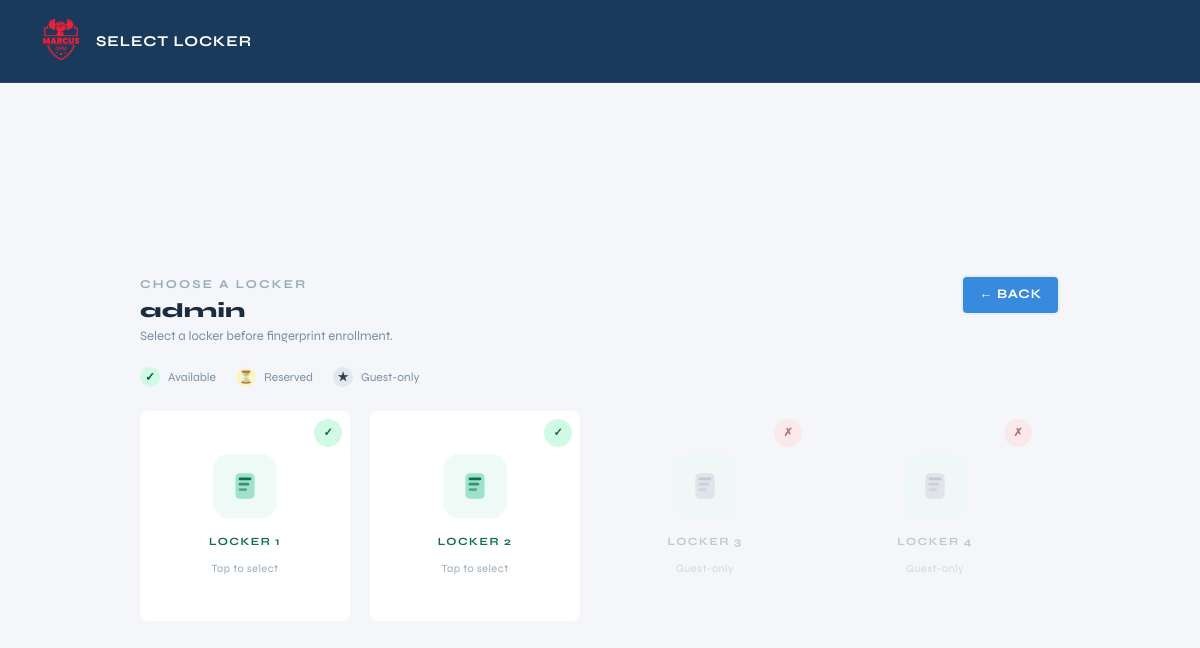
Screenshot of /user/select-locker (signed in) with the database file from the repository.
### tables this page shows
CREATE TABLE lockers (
              id INTEGER PRIMARY KEY AUTOINCREMENT,
              label TEXT NOT NULL,
              status TEXT NOT NULL DEFAULT 'available'
            );

### web.py (the view)
    @app.get("/user/select-locker")
    def user_select_locker():
        draft = session.get("registration_draft")
        if not isinstance(draft, dict) or not draft.get("full_name"):
            return redirect(url_for("user_register_form"))
        with connect() as conn:
            lockers = conn.execute(
                """SELECT id, label,
                   CASE WHEN id IN (1, 2) THEN 'member' ELSE 'guest' END AS locker_type,
                   CASE WHEN EXISTS(
                     SELECT 1 FROM members
                     WHERE locker_id = lockers.id
                     AND member_type = 'regular'
                     AND status = 'approved'
                   ) THEN 'member_assigned'
                   WHEN EXISTS(
                     SELECT 1 FROM members
                     WHERE locker_id = lockers.id
                     AND member_type = 'guest'
                     AND expiry_date > datetime('now', 'localtime')
                   ) THEN 'guest_assigned'
                   ELSE NULL END as assignment_status
                   FROM lockers ORDER BY id LIMIT 4"""
            ).fetchall()
        return render_template(
            "pages/user_select_locker.html",
            draft=draft,
            lockers=lockers,
        )

### db.py (called while the page is built, shortened)
def _db_path() -> Path:
    env_path = os.getenv("LOCKER_DB_PATH")
    if env_path:
        return Path(env_path)
    current_dir = Path(__file__).resolve().parent
    candidate_paths = [
        current_dir / "locker.sqlite3",
        current_dir / "locker.db",
        current_dir.parent / "locker.sqlite3",
        current_dir.parent / "locker.db",
    ]
    for path in candidate_paths:
        if path.exists():
            return path
    return current_dir.parent / "locker.sqlite3"

def _database_url() -> Optional[str]:
    return os.getenv("DATABASE_URL") or os.getenv("POSTGRES_URL")

def connect() -> DBConnection:
    database_url = _database_url()
    if database_url:
        if psycopg2 is None:
            raise RuntimeError("PostgreSQL support requires psycopg2-binary. Install it before using DATABASE_URL.")
        conn = psycopg2.connect(database_url)
        return DBConnection(conn, is_postgres=True)
    sqlite_conn = sqlite3.connect(
        _db_path(),
        timeout=60,
        check_same_thread=False,
    )
    sqlite_conn.execute("PRAGMA journal_mode=WAL;")
    sqlite_conn.execute("PRAGMA synchronous = NORMAL;")
    sqlite_conn.execute("PRAGMA foreign_keys = ON;")
    sqlite_conn.execute("PRAGMA busy_timeout = 60000;")
    return DBConnection(sqlite_conn, is_postgres=False)

    def __enter__(self) -> "DBConnection":
        if self._is_postgres:
            self._cursor = self._conn.cursor(cursor_factory=psycopg2.extras.RealDictCursor)
        else:
            self._conn.row_factory = sqlite3.Row
            self._cursor = self._conn.cursor()
        return self

    def __exit__(self, exc_type, exc, tb):
        try:
            if exc_type is not None:
                self._conn.rollback()
                return False
            self._conn.commit()
        finally:
            if self._cursor is not None:
                self._cursor.close()
            if self._conn is not None:
                self._conn.close()
        return False

    def _translate_sql(self, sql: str, params: Optional[Iterable[Any]] = None) -> str:
        if not self._is_postgres:
            return sql

### templates/pages/user_select_locker.html (shortened to what this page needs)
{% extends "layouts/base.html" %}
{% block body %}
<nav class="als-nav">
  <a href="/" class="als-logo-circle" style="text-decoration:none;">
    <img src="{{ url_for('static', filename='img/logo.png') }}" alt="Logo" />
  </a>
  <span class="als-brand">Select Locker</span>
</nav>
<main class="als-main" style="padding: 2.5rem 1.5rem;">
  <div style="width:100%; max-width:920px;">
    <div class="enrollment-header" style="display:flex; align-items:flex-start; justify-content:space-between; gap:16px; margin-bottom:18px;">
      <div>
        <p class="als-section-label" style="text-align:left; margin-bottom:6px;">Choose a locker</p>
        <h1 style="margin:0; font-size:20px; font-weight:800; color:#1a2d3e; letter-spacing:0.02em;">
          {{ draft["full_name"] }}
        </h1>
        <p style="margin:4px 0 0; font-size:13px; color:#7a8fa6;">
          Select a locker before fingerprint enrollment.
        </p>
      </div>
      <a href="/" class="btn-brand btn-back-mobile" style="text-decoration:none; display:inline-flex; align-items:center; padding: 8px 16px; border: 2px solid #e8eef7; border-radius: 6px; transition: all 0.2s ease;">← Back</a>
    </div>
    <div style="display:flex; gap:20px; margin:20px 0 24px; font-size:12px; color:#7a8fa6;">
      <div style="display:flex; align-items:center; gap:8px;">
        <div style="width:20px; height:20px; border-radius:50%; background:#d1fae5; display:flex; align-items:center; justify-content:center; color:#065f46; font-weight:700;">✓</div>
        <span>Available</span>
      </div>
      <div style="display:flex; align-items:center; gap:8px;">
        <div style="width:20px; height:20px; border-radius:50%; background:#fef3c7; display:flex; align-items:center; justify-content:center; color:#92400e; font-weight:700;">⏳</div>
        <span>Reserved</span>
      </div>
      <div style="display:flex; align-items:center; gap:8px;">
        <div style="width:20px; height:20px; border-radius:50%; background:#e2e8f0; display:flex; align-items:center; justify-content:center; color:#334155; font-weight:700;">★</div>
        <span>Guest-only</span>
      </div>
    </div>
    <div class="als-cards">
      {% for l in lockers %}
        <form method="post" action="/user/select-locker" style="margin:0;">
          {% if l['locker_type'] == 'member' and not l['assignment_status'] %}
            <button type="submit" class="als-card als-card--member available" style="background:#fff; border: none; padding: 0;">
              <div class="locker-status-badge available">✓</div>
              <div class="als-card-icon">
              </div>
              <div>
                <div class="als-card-label" style="color:#0f6e56;">{{ l["label"] }}</div>
                <div class="als-card-sub">Tap to select</div>
              </div>
            </button>
          {% else %}
            <button type="button" disabled class="als-card als-card--member occupied" style="background:#f5f7fa; border: none; padding: 0;">
              <div class="locker-status-badge occupied">✗</div>
              <div class="als-card-icon" style="opacity: 0.7;">
              </div>
              <div>
                <div class="als-card-label" style="color:#9aabb8;">{{ l["label"] }}</div>
                <div class="als-card-sub" style="color:#bcc5d0;">
                  {% if l['locker_type'] == 'guest' %}
                    Guest-only
                  {% else %}
                    Reserved
                  {% endif %}
                </div>
              </div>
            </button>
          {% endif %}
        </form>
      {% endfor %}
    </div>
  </div>
</main>
{% endblock %}

### templates/layouts/base.html (style rules this page uses)
:root { --brand-blue: #1a3a5c; --brand-teal: #0f6e56; --brand-accent: #378add; --brand-light: #f4f6f9; --brand-white: #ffffff; }
*, *::before, *::after { box-sizing: border-box; }
html, body { height: 100%; margin: 0; padding: 0; }
html, body { -ms-overflow-style: none; scrollbar-width: none; }
body { font-family: 'Syne', sans-serif; background: var(--brand-light); color: #1a2d3e; font-size: 16px; }
.als-nav { display: flex; align-items: center; gap: 14px; padding: 16px 20px; background: var(--brand-blue); border-bottom: 1px solid rgba(255,255,255,0.08); position: sticky; top: 0; z-index: 100; flex-wrap: wrap; }
.als-logo-circle { width: 42px; height: 42px; display: flex; align-items: center; justify-content: center; flex-shrink: 0; }
.als-logo-circle img { width: 70px; height: 70px; object-fit: contain; }
.als-brand { font-size: 15px; font-weight: 700; color: #fff; letter-spacing: 0.06em; text-transform: uppercase; }
.btn-brand { background: var(--brand-accent); color: #fff; border: none; border-radius: 10px; padding: 10px 22px; font-family: 'Syne', sans-serif; font-weight: 700; font-size: 13px; letter-spacing: 0.06em; text-transform: uppercase; cursor: pointer; transition: background 0.15s; }
.als-card { width: 210px; height: 210px; background: var(--brand-white); border-radius: 20px; border: 1px solid #e2e8f0; display: flex; flex-direction: column; align-items: center; justify-content: center; gap: 16px; text-decoration: none; cursor: pointer; transition: transform 0.18s ease, box-shadow 0.18s ease, border-color 0.18s ease; position: relative; overflow: hidden; }
.als-card::before { content: ''; position: absolute; inset: 0; opacity: 0; transition: opacity 0.18s; pointer-events: none; }
.als-card--member::before { background: linear-gradient(135deg, #edfaf5 0%, #fff 60%); }
.als-card-icon { width: 64px; height: 64px; border-radius: 16px; display: flex; align-items: center; justify-content: center; position: relative; z-index: 1; }
.als-card--member .als-card-icon { background: #edfaf5; }
.als-card-label { font-size: 11px; font-weight: 700; letter-spacing: 0.13em; text-transform: uppercase; text-align: center; line-height: 1.5; position: relative; z-index: 1; }
.als-card--member .als-card-label { color: var(--brand-teal); }
.als-card-sub { font-size: 11px; color: #9aabb8; letter-spacing: 0.04em; position: relative; z-index: 1; margin-top: 10px; }
.als-main { min-height: calc(100vh - 70px); display: flex; align-items: center; justify-content: center; flex-direction: column; gap: 2rem; padding: 3rem 1.5rem; }
.als-section-label { font-size: 12px; font-weight: 700; letter-spacing: 0.18em; text-transform: uppercase; color: #9aabb8; text-align: center; margin: 0; }
.als-cards { display: flex; flex-wrap: wrap; gap: 20px; justify-content: center; }
@media (min-width: 769px) { .als-nav { padding: 20px 40px; } }
@media (min-width: 769px) { .als-brand { font-size: 15px; } }
@media (min-width: 769px) { .als-logo-circle { width: 42px; height: 42px; } }
@media (min-width: 769px) { .als-logo-circle img { width: 70px; height: 70px; } }
@media (min-width: 769px) { .als-main { padding: 3rem 1.5rem; gap: 2rem; } }
@media (min-width: 769px) { .als-card { width: 210px; height: 210px; gap: 16px; } }
@media (min-width: 769px) { .als-card-icon { width: 64px; height: 64px; } }
@media (min-width: 769px) { .als-card-label { font-size: 11px; } }
@media (min-width: 769px) { .als-card-sub { font-size: 11px; } }
@media (min-width: 769px) { .btn-brand { padding: 10px 22px; font-size: 13px; } }

### rows the page displays
lockers: label "LOCKER 1"
lockers: label "LOCKER 2"
lockers: label "LOCKER 3", shows "Guest-only"
lockers: label "LOCKER 4", shows "Guest-only"

### other values shown
{{ draft["full_name"] }} "admin"
